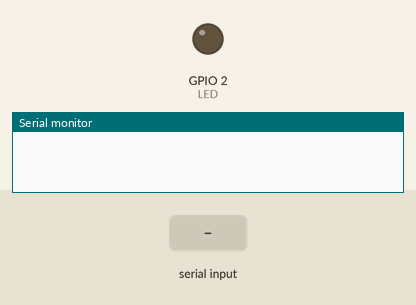
Bench run of a sketch on a simulated ESP32. On the bench: output pins drawn as LEDs (lit = HIGH), the last lines printed to the serial monitor. The inputs (shaded band) are chosen by the test bench. Nothing arrives over Bluetooth unless stated.

Above: at 1.2 s.
1.3 s: "1" received over the second serial link
At 2.5 s:
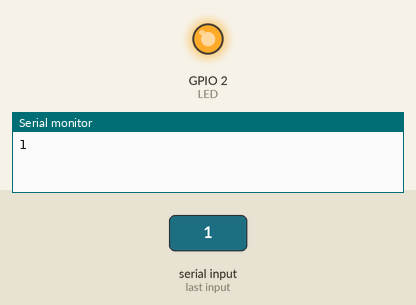
2.8 s: "0" received over the second serial link
At 3.8 s:
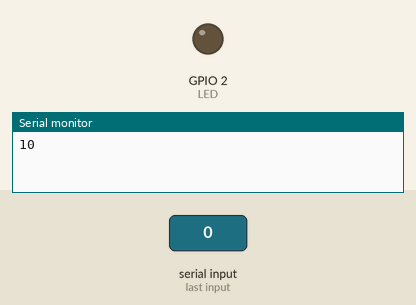
Timing chart, 0 to 5.8 s (numbered marks = the images above; inputs shaded):
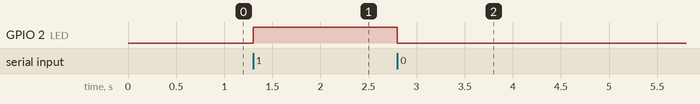

The sketch:

Codigo_arduino_BL.ino
```cpp
#include <BluetoothSerial.h>

int valor;
BluetoothSerial SerialBT;

const int LED = 2;

void setup() {
  pinMode(LED, OUTPUT);

  Serial.begin(9600);
  SerialBT.begin("ESP32");
}

void loop() {
  // Procesar datos provenientes del Bluetooth
  while (SerialBT.available()) {
    valor = SerialBT.read();

    if (valor == '1') {
      digitalWrite(LED, HIGH);   // Enciende si llega un '1'
    } else {
      digitalWrite(LED, LOW);    // Apaga con cualquier otro carácter ('0', letras, etc.)
    }

    Serial.write(valor);         // Reenvía al Monitor Serial
  }

  // Procesar datos provenientes del Monitor Serial hacia el Bluetooth
  while (Serial.available()) {
    valor = Serial.read();
    SerialBT.write(valor);
  }
}
```

Measured:
- after the input at 1.3 s, GPIO 2 (LED): LOW → HIGH at once
- after the input at 2.8 s, GPIO 2 (LED): HIGH → LOW at once
